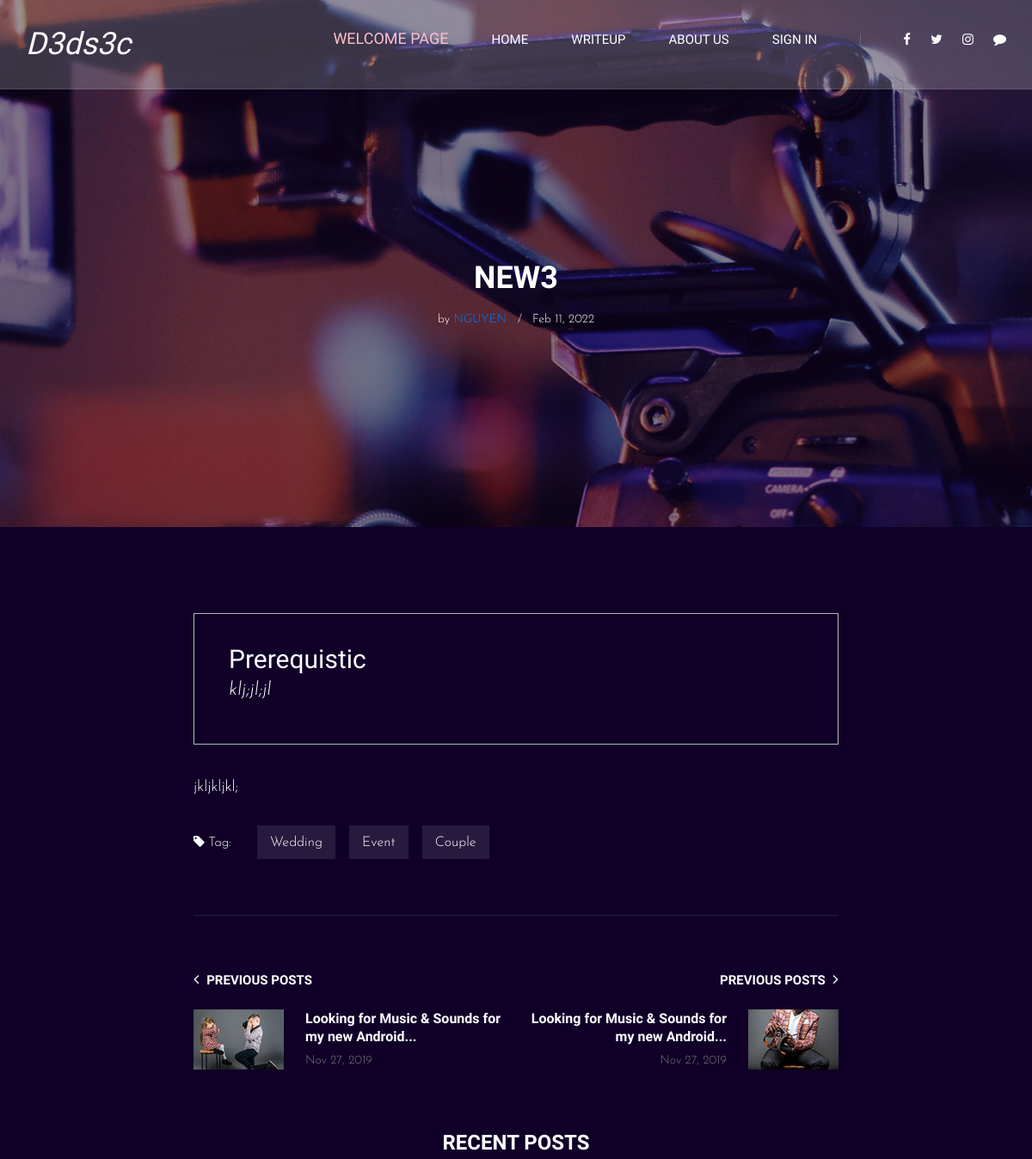
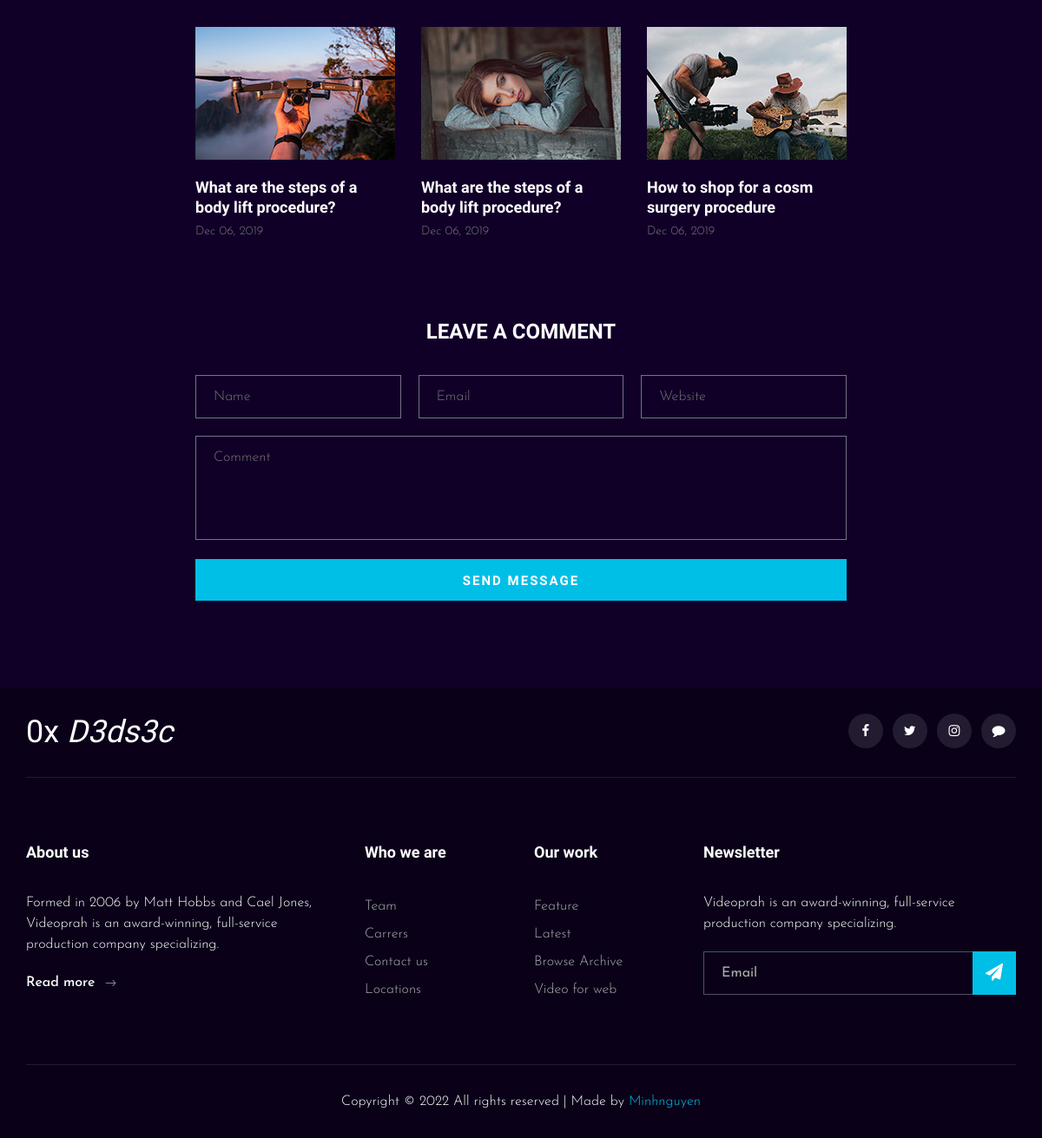
The app's page /dedsec/writeup/18/ with its own data (2 pictures, top to bottom).
### writeup/models.py (models this page shows, shortened)
class Writeup(models.Model):
    title = models.CharField(max_length=100)
    prerequis = models.TextField()
    content = models.TextField()
    date_create = models.DateTimeField(default = timezone.now)
    author = models.ForeignKey(User, on_delete=models.CASCADE)

### writeup/views.py (the view)
class WriteupDetail(DeleteView):
    model = Writeup
    context_object_name = 'post'

### writeup/templates/writeup/writeup_detail.html (shortened to what this page needs)
{%extends 'writeup/base.html'%}
{%load static%}
{% block content %}
    <header class="header">
        <div class="container">
            <div class="row">
                <div class="col-lg-2">
                    <div class="header__logo">
                        <a href="./index.html" style="color: white;"><h2 style="color: white;"><em> D3ds3c</em> </h2></a>
                    </div>
                </div>
                <div class="col-lg-10">
                    <div class="header__nav__option">
                        <nav class="header__nav__menu mobile-menu">
                            <ul>
                                <li style="color: red;"><a href="{%url 'welcomehome'%}" > <h5 style="color: pink;">Welcome page</h5></a></li>
                                <li ><a href="{%url 'wuhpage'%}">Home</a></li>
                                <li><a href="{%url 'writeup'%}">Writeup</a>
                                </li>
                                <li><a href="{%url 'aboutus'%}">About us</a></li>
                                {%if user.is_authenticated%}
                                <li><a href="#">Hello, {{user.first_name}}</a>
                                    <ul class="dropdown">
                                        <li><a href="{%url 'profile' user.id%}">Profile</a></li>
                                        <li><a href="{% url 'logout'%}">Log out</a></li>
                                    </ul>
                                </li>
                                {%else%}
                                <li>
                                    <a href="{% url 'login'%}">Sign in</a>
                                </li>
                                {%endif%}
                        </nav>
                        <div class="header__nav__social">
                            <a href="https://www.facebook.com/profile.php?id=100068404994823"><i class="fa fa-facebook"></i></a>
                            <a href="https://twitter.com/phong20031"><i class="fa fa-twitter"></i></a>
                            <a href="https://www.instagram.com/_minh_nguyn/?hl=en"><i class="fa fa-instagram"></i></a>
                            <a href="https://zalo.me/0377075126"><i class="fa fa-youtube-play"></i></a>
                        </div>
                    </div>
                </div>
            </div>
        </div>
    </header>
    <section class="blog-hero spad set-bg" data-setbg="{%static 'writeup/img/blog/blog-hero.jpg'%}">
        <div class="container">
            <div class="row d-flex justify-content-center">
                <div class="col-lg-8">
                    <div class="blog__hero__text">
                        <h2>{{post.title}}</h2>
                        <ul>
                            <li>by <span> <a href="{%url 'profile' post.author.id%}">{{post.author.first_name}}</a> </span></li>
                            <li>{{post.date_create|date:"M d, Y"}}</li>
                        </ul>
                    </div>
                </div>
            </div>
        </div>
    </section>
    <div class="blog-details spad">
        <div class="container">
            <div class="row d-flex justify-content-center">
                <div class="col-lg-8">
                    <div class="blog__details__content">
                        <div class="blog__details__quote">
                                <h3 style="color: white;"> Prerequistic</h3>
                            <p style="color: white;">    {{post.prerequis}}</p>
                        </div>
                        <div class="blog__details__text">
                            <p>{{post.content}}</p>
                        </div>
                        <div class="blog__details__tags">
                            <span><i class="fa fa-tag"></i> Tag:</span>
                            <a href="#">Wedding</a>
                            <a href="#">Event</a>
                            <a href="#">Couple</a>
                        </div>
                        <div class="blog__details__option">
                            <div class="row">
                                <div class="col-lg-6 col-md-6 col-sm-6">
                                    <a href="#" class="blog__details__option__item">
                                        <h5><i class="fa fa-angle-left"></i> Previous posts</h5>
                                        <div class="blog__details__option__item__img">
                                            <img src="img/blog/prev.jpg" alt="">
                                        </div>
                                        <div class="blog__details__option__item__text">
                                            <h6>Looking for Music & Sounds for my new Android...</h6>
                                            <span>Nov 27, 2019</span>
                                        </div>
                                    </a>
                                </div>
                                <div class="col-lg-6 col-md-6 col-sm-6">
                                    <a href="#" class="blog__details__option__item blog__details__option__item--right">
                                        <h5>Previous posts <i class="fa fa-angle-right"></i></h5>
                                        <div class="blog__details__option__item__img">
                                            <img src="img/blog/next.jpg" alt="">
                                        </div>
                                        <div class="blog__details__option__item__text">
                                            <h6>Looking for Music & Sounds for my new Android...</h6>
                                            <span>Nov 27, 2019</span>
                                        </div>
                                    </a>
                                </div>
                            </div>
                        </div>
                        <div class="blog__details__recent">
                            <h4>Recent Posts</h4>
                            <div class="row">
                                <div class="col-lg-4 col-md-6 col-sm-6">
                                    <div class="blog__details__recent__item">
                                        <img src="img/blog/ri-1.jpg" alt="">
                                        <h5>What are the steps of a body lift procedure?</h5>
                                        <span>Dec 06, 2019</span>
                                    </div>
                                </div>
                                <div class="col-lg-4 col-md-6 col-sm-6">
                                    <div class="blog__details__recent__item">
                                        <img src="img/blog/ri-2.jpg" alt="">
                                        <h5>What are the steps of a body lift procedure?</h5>
                                        <span>Dec 06, 2019</span>
                                    </div>
                                </div>
                                <div class="col-lg-4 col-md-6 col-sm-6">
                                    <div class="blog__details__recent__item">
                                        <img src="img/blog/ri-3.jpg" alt="">
                                        <h5>How to shop for a cosm surgery procedure</h5>
                                        <span>Dec 06, 2019</span>
                                    </div>
                                </div>
                            </div>
                        </div>
                        <div class="blog__details__comment">
                            <h4>Leave a comment</h4>
                            <form action="#">
                                <div class="input__list">
                                    <input type="text" placeholder="Name">
                                    <input type="text" placeholder="Email">
                                    <input type="text" placeholder="Website">
                                </div>
                                <textarea placeholder="Comment"></textarea>
                                <button type="submit" class="site-btn">Send Message</button>
                            </form>
                        </div>
                    </div>
                </div>
            </div>
        </div>
    </div>
    {% endblock %}

### records on screen
Writeup: title "NEW3", author.first_name "NGUYEN", date_create "Feb 11, 2022", prerequis "klj;jl;jl", content "jkljkljkl;"
